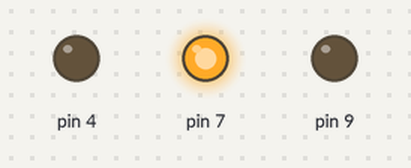
Simulated run of this sketch. Board: Arduino Uno, built with avr-gcc and run on an emulated ATmega328P. Parts: output pins drawn as LEDs (lit = HIGH).

Above: at 1.5 s.
At 4.0 s:
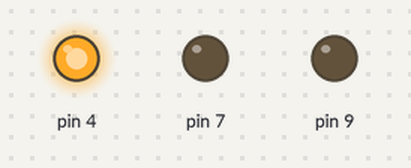
At 6.5 s:
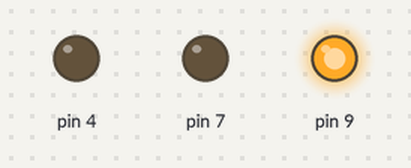
Timing chart, 0 to 10.4 s (numbered marks = the images above):
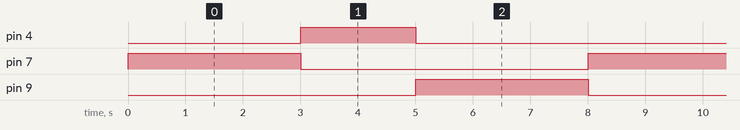

Measured:
- by itself, pin 4: alternates HIGH for 2.0 s and LOW for 6.0 s
- by itself, pin 7, pin 9: alternates HIGH for 3.0 s and LOW for 5.0 s
- by itself, everything shown: repeats every 8.0 s, in 4 steps

The sketch:

sketch_apr6a.ino
```cpp
void setup()
{
  pinMode(7, OUTPUT);
  pinMode(4, OUTPUT);
  pinMode(9, OUTPUT);
}
void loop()
{
  //GREEN
  digitalWrite(7, HIGH);
  delay(3000);
  digitalWrite(7, LOW);

  //YELLOW
  digitalWrite(4, HIGH);
  delay(2000);
  digitalWrite(4, LOW);

  //RED
  digitalWrite(9, HIGH);
  delay(3000);
  digitalWrite(9, LOW);
}
```
